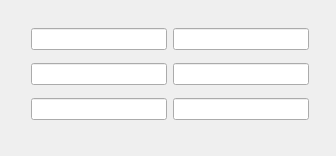
<?xml version="1.0" encoding="UTF-8"?>
<ui version="4.0">
 <class>Dialog</class>
 <widget class="QDialog" name="Dialog">
  <property name="geometry">
   <rect>
    <x>0</x>
    <y>0</y>
    <width>336</width>
    <height>156</height>
   </rect>
  </property>
  <property name="windowTitle">
   <string>Dialog</string>
  </property>
  <widget class="QWidget" name="">
   <property name="geometry">
    <rect>
     <x>20</x>
     <y>10</y>
     <width>300</width>
     <height>131</height>
    </rect>
   </property>
   <layout class="QGridLayout" name="gridLayout">
    <item row="0" column="0">
     <widget class="QLineEdit" name="lineEdit"/>
    </item>
    <item row="0" column="1">
     <widget class="QLineEdit" name="lineEdit_2"/>
    </item>
    <item row="1" column="0">
     <widget class="QLineEdit" name="lineEdit_3"/>
    </item>
    <item row="1" column="1">
     <widget class="QLineEdit" name="lineEdit_4"/>
    </item>
    <item row="2" column="0">
     <widget class="QLineEdit" name="lineEdit_5"/>
    </item>
    <item row="2" column="1">
     <widget class="QLineEdit" name="lineEdit_6"/>
    </item>
   </layout>
  </widget>
 </widget>
 <layoutdefault spacing="6" margin="11"/>
 <resources/>
 <connections/>
</ui>
